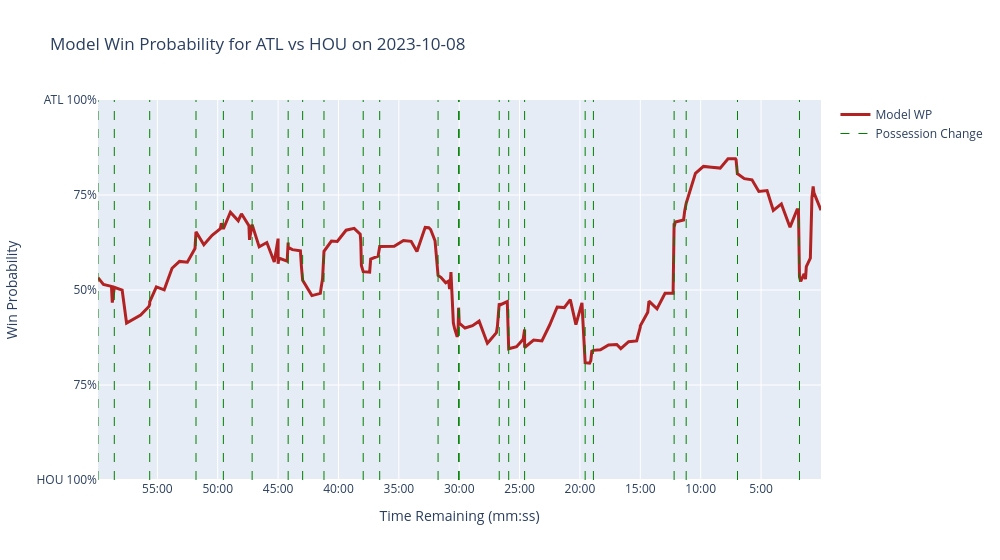

The notebook cell this image was saved under:
### Markdown cell above
We once again graph our data, opting for the model's predictions instead of the given `nfl_data_py` data. I also reuse the posessioon changes.

### Code cell
# predicted WP graph from the model
fig_model = go.Figure()

# predicted WP from the model
fig_model.add_trace(go.Scatter(
    x=time_remaining,
    y=game_df['predicted_win_prob'] * 100,
    mode='lines',
    name=f'Model WP',
    hovertext=[f"{home_team} Score: {hs}<br>{away_team} Score: {as_}<br>Win Probability: {wp:.2f}%<br>Time Remaining: {format_time_remaining(tr)}"
               for hs, as_, wp, tr in zip(game_df['home_team_score'], game_df['away_team_score'], transform_win_prob_for_display(game_df['predicted_win_prob']), time_remaining)],
    hoverinfo='text',
    line=dict(color='firebrick', width=3),
))

# add possession changes to the model graph
fig_model.add_trace(go.Scatter(
    x=possession_change_x,
    y=[0, 100, None] * len(possession_change_times),
    mode='lines',
    name='Possession Change',
    line=dict(color="green", width=1, dash="dash"),
    showlegend=True,
))

# update layout for the model graph
fig_model.update_layout(
    title=f"Model Win Probability for {home_team} vs {away_team} on {game_date}",
    xaxis_title="Time Remaining (mm:ss)",
    yaxis_title=f"Win Probability",
    yaxis=dict(
        range=[0, 100],
        tickvals=[0, 25, 50, 75, 100],
        ticktext=[f"{away_team} 100%", "75%", "50%", "75%", f"{home_team} 100%"]
    ),
    xaxis=dict(
        tickvals=tickvals,
        ticktext=ticktext,
        range=[total_seconds, 0],
        autorange="reversed",
    ),
    width=1000,
    hovermode='closest',
    showlegend=True,
)

fig_model.show()

### Figure 1 — Plotly figure (JSON) as saved in the notebook; plotly's stock layout.template omitted (floating-point values rounded to 4 significant figures; data arrays with more than 128 entries replaced by an {"elided": "..."} marker saying what was removed)
{"data": [{"hoverinfo": "text", "hovertext": {"elided": "172 str values"}, "line": {"color": "firebrick", "width": 3}, "mode": "lines", "name": "Model WP", "type": "scatter", "x": {"elided": "172 int values"}, "y": {"elided": "172 float values"}}, {"line": {"color": "green", "dash": "dash", "width": 1}, "mode": "lines", "name": "Possession Change", "showlegend": true, "type": "scatter", "x": [3595, 3595, null, 3514, 3514, null, 3338, 3338, null, 3108, 3108, null, 2972, 2972, null, 2829, 2829, null, 2650, 2650, null, 2578, 2578, null, 2472, 2472, null, 2277, 2277, null, 2195, 2195, null, 1905, 1905, null, 1803, 1803, null, 1800, 1800, null, 1601, 1601, null, 1554, 1554, null, 1475, 1475, null, 1174, 1174, null, 1133, 1133, null, 732, 732, null, 672, 672, null, 417, 417, null, 109, 109, null], "y": [0, 100, null, 0, 100, null, 0, 100, null, 0, 100, null, 0, 100, null, 0, 100, null, 0, 100, null, 0, 100, null, 0, 100, null, 0, 100, null, 0, 100, null, 0, 100, null, 0, 100, null, 0, 100, null, 0, 100, null, 0, 100, null, 0, 100, null, 0, 100, null, 0, 100, null, 0, 100, null, 0, 100, null, 0, 100, null, 0, 100, null]}], "layout": {"hovermode": "closest", "showlegend": true, "title": {"text": "Model Win Probability for ATL vs HOU on 2023-10-08"}, "width": 1000, "xaxis": {"autorange": "reversed", "range": [3595, 0], "ticktext": ["0:00", "5:00", "10:00", "15:00", "20:00", "25:00", "30:00", "35:00", "40:00", "45:00", "50:00", "55:00"], "tickvals": [0, 300, 600, 900, 1200, 1500, 1800, 2100, 2400, 2700, 3000, 3300], "title": {"text": "Time Remaining (mm:ss)"}}, "yaxis": {"range": [0, 100], "ticktext": ["HOU 100%", "75%", "50%", "75%", "ATL 100%"], "tickvals": [0, 25, 50, 75, 100], "title": {"text": "Win Probability"}}}}
